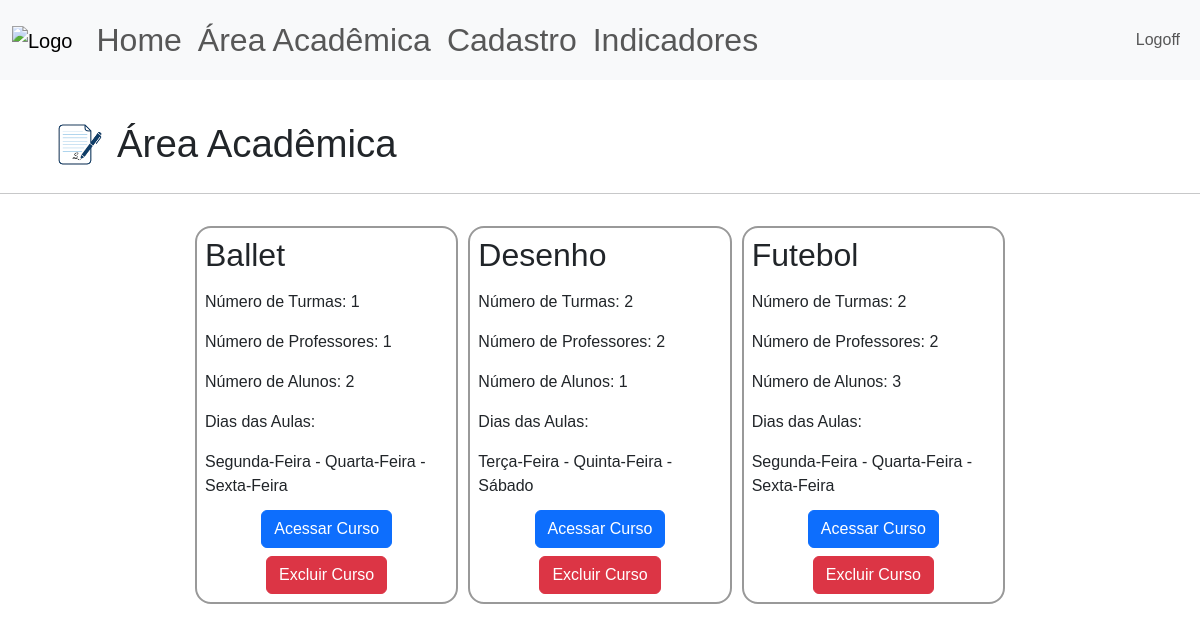
Page /area-academica (signed in) on the earlier database version.
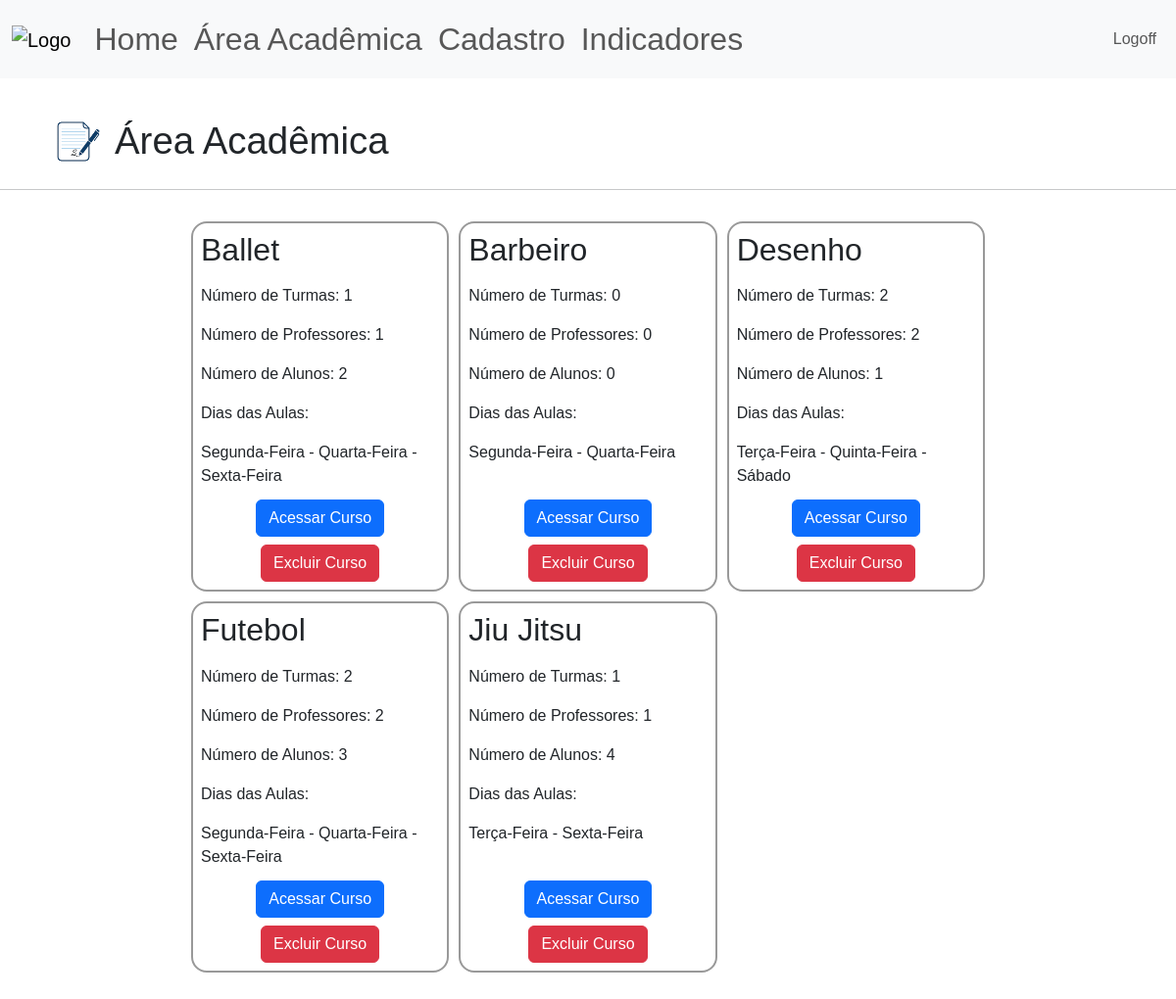
Same page on the later database version.
### site_verbo_amar/models.py (models this page shows)
class Atividade(database.Model):
    id = database.Column(database.Integer, primary_key=True)
    atividade = database.Column(database.String, nullable=False, unique=True)
    dias_aula = database.Column(database.String, nullable=False)

### site_verbo_amar/routes.py (the view)
@app.route("/area-academica", methods=['POST','GET'])
@login_required
def area_academica():
    atividades = carregar_nome_atividades()
    atividades = carregar_turmas(atividades)
    adm = current_user.adm
    if adm=="1":
        privilegio=True
    else:
        privilegio=False
    return render_template("area_academica.html", atividades=atividades,privilegio=privilegio)

### site_verbo_amar/models.py (called while the page is built)
@login_manager.user_loader
def load_user(id_usuario):
    return Usuario.query.get(int(id_usuario))

### site_verbo_amar/routes.py (called while the page is built)
def carregar_nome_atividades():
    dict_ativ = {}
    atividades = Atividade.query.order_by(Atividade.atividade.asc()).all()
    for ativ in atividades:
        dict_ativ[ativ.id] = {"nome_atividade":ativ.atividade,
                              "dias_aula":ativ.dias_aula.replace(";",' - '),
                              "turmas":0,
                              "professores":[],
                              "alunos":0,
                              "n_professores":0}
    return dict_ativ

def carregar_turmas(dict_ativ):
    turmas = Turma.query.order_by(Turma.id_atividade.asc()).all()
    for ativ in dict_ativ:
        for id in turmas:
            if ativ == id.id_atividade:
                dict_ativ[ativ]['turmas'] += 1
                if type(id.id_aluno) == int and id.id_aluno !=0:
                    total_alunos =1
                else:
                    total_alunos = len(id.id_aluno) - id.id_aluno.count(';')
                dict_ativ[ativ]['alunos'] += total_alunos
                if not id.id_professor in dict_ativ[ativ]['professores']:
                    dict_ativ[ativ]['professores'].append(id.id_professor)
                    dict_ativ[ativ]['n_professores'] +=1
    return dict_ativ

### site_verbo_amar/templates/area_academica.html
{% extends 'base.html'%}
{% block body %}
<div class = "d-flex align-items-center gap-1", style="padding-left: 3rem; padding-top: 2rem;">
    <img src="{{url_for('static', filename='academica_logo.png')}}" alt="study" height="65">
    <h1 style="font-size: 2.4rem; font-weight: 500; line-height: 1.2; margin: 0;">Área Acadêmica</h1>
</div>
<hr>
<div id="card-area-academica">
  <div class="cards">
    {% for ativ in atividades %}
      <article class="card">
        <header>
          <h2>{{atividades[ativ]["nome_atividade"]}}</h2>
        </header>
        <div class="content">
          <p>Número de Turmas: {{atividades[ativ]["turmas"]}}</p>
          <p>Número de Professores: {{atividades[ativ]["n_professores"]}}</p>
          <p>Número de Alunos: {{atividades[ativ]["alunos"]}}</p>
          <p>Dias das Aulas:</p>
          <text>{{atividades[ativ]["dias_aula"]}}</text>
        </div>
        <div class="card-actions">
          <a href="{{ url_for('exibir_turmas', nome=atividades[ativ]['nome_atividade']) }}" class="btn btn-primary">Acessar Curso</a>
          <a href="{{url_for('excluir_atividade', nome_atividade=atividades[ativ]['nome_atividade']) }}" class="btn btn-danger">Excluir Curso</a>
        </div>
      </article>
    {% endfor %}
    </div>
</div>
{% endblock %}

### site_verbo_amar/templates/base.html (shortened to what this page needs)
<!DOCTYPE html>
<html lang="pt-br">
<head>
    <link href="https://cdn.jsdelivr.net/npm/bootstrap@5.3.8/dist/css/bootstrap.min.css" rel="stylesheet">
    <link rel="stylesheet" type="text/css" href="{{url_for('static', filename='main.css')}}">
</head>
<body>
    {% include 'navbar.html'%}
    {% block body %}
    {% endblock %}
</body>
</html>

### site_verbo_amar/templates/navbar.html (shortened to what this page needs)
<nav class="navbar navbar-expand-lg bg-body-tertiary">
  <div class="container-fluid">
    <a class="navbar-brand" href="{{ url_for('home')}}">
      <img src = "{{url_for('static', filename='logo.png')}}", height="100", alt="Logo">
    </a>
    <ul class="navbar-nav me-auto mb-2 mb-lg-0" style="font-size: 2rem;">
        {% if current_user.is_authenticated %}
          <li class="nav-item">
            <a class="nav-link" href="{{ url_for('home') }}">Home</a>
          </li>
          <li class="nav-item">
            <a class="nav-link" href="{{ url_for('area_academica') }}">Área Acadêmica</a>
          </li>
          <li class="nav-item">
            <a class="nav-link" href="{{ url_for('cadastro') }}">Cadastro</a>
          </li>
          {% if current_user.adm %}
            <li class="nav-item">
              <a class="nav-link" href="{{ url_for('indicadores') }}">Indicadores</a>
            </li>
          {% endif %}
         {% endif %}
      </ul>
      <ul class="d-flex navbar-nav">
        {% if current_user.is_authenticated %}
            <li class="nav-item">
              <a class="nav-link" href="{{ url_for('sair') }}">Logoff</a>
            </li>
        {% else %}
          <li class="nav-item">
            <a class="nav-link" href="{{ url_for('login') }}">Login</a>
          </li>
        {% endif %}
      </ul>
    </div>
</nav>

### site_verbo_amar/static/main.css (style rules this page uses)
* { font-family:'Poppins', sans-serif; }
:root { --navbar-height: 56px; }
#card-area-academica .cards { max-width: 810px; margin: 2em auto; display: grid; grid-template-columns: repeat(auto-fill,minmax(220px,1fr)); grid-gap: 10px; }
#card-area-academica .card { border: 2px solid #999999; border-radius: 2px; display: grid; grid-template-rows: max-content 220px 2fr; border-radius: 2vh; }
#card-area-academica .card .card-actions { display: flex; flex-direction: column; align-items: center; gap: 0.5rem; padding: 0.5rem; }
#card-area-academica .card h2 { margin: 0; padding: 0.5rem; }
#card-area-academica .card .content { padding: 0.5rem; }

Differences in the rows shown:
added Atividade: atividade "Barbeiro"
added Atividade: atividade "Jiu Jitsu"
Other differences:
new list line: "Número de Turmas: 0 Número de Professores: 0 Número de Alunos: 0 Dias das Aulas: Segunda-Feira - Quarta-Feira Acessar Curso Excluir Curso"
new list line: "Número de Turmas: 1 Número de Professores: 1 Número de Alunos: 4 Dias das Aulas: Terça-Feira - Sexta-Feira Acessar Curso Excluir Curso"
